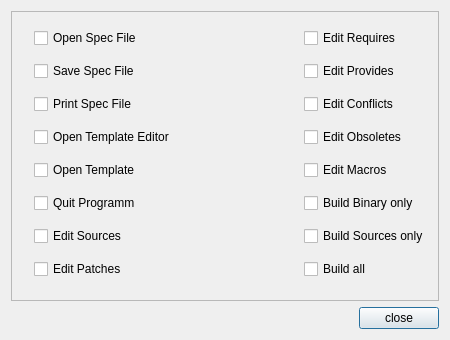
<?xml version="1.0" encoding="UTF-8"?>
<ui version="4.0">
 <class>configToolBarDialog</class>
 <widget class="QDialog" name="configToolBarDialog">
  <property name="geometry">
   <rect>
    <x>0</x>
    <y>0</y>
    <width>450</width>
    <height>340</height>
   </rect>
  </property>
  <property name="minimumSize">
   <size>
    <width>450</width>
    <height>340</height>
   </size>
  </property>
  <property name="maximumSize">
   <size>
    <width>450</width>
    <height>340</height>
   </size>
  </property>
  <property name="windowTitle">
   <string>Config Toolbar</string>
  </property>
  <layout class="QGridLayout" name="gridLayout_2">
   <item row="0" column="0" colspan="2">
    <widget class="QFrame" name="frame">
     <property name="frameShape">
      <enum>QFrame::StyledPanel</enum>
     </property>
     <property name="frameShadow">
      <enum>QFrame::Raised</enum>
     </property>
     <layout class="QGridLayout" name="gridLayout">
      <item row="0" column="0">
       <widget class="QLabel" name="label">
        <property name="text">
         <string/>
        </property>
        <property name="pixmap">
         <pixmap resource="../src/icons.qrc">:/icon/icons/open.png</pixmap>
        </property>
        <property name="scaledContents">
         <bool>false</bool>
        </property>
       </widget>
      </item>
      <item row="0" column="1">
       <widget class="QCheckBox" name="checkBox">
        <property name="text">
         <string>Open Spec File</string>
        </property>
       </widget>
      </item>
      <item row="0" column="2">
       <spacer name="horizontalSpacer_2">
        <property name="orientation">
         <enum>Qt::Horizontal</enum>
        </property>
        <property name="sizeHint" stdset="0">
         <size>
          <width>73</width>
          <height>20</height>
         </size>
        </property>
       </spacer>
      </item>
      <item row="0" column="3">
       <widget class="QLabel" name="label_9">
        <property name="text">
         <string/>
        </property>
        <property name="pixmap">
         <pixmap resource="../src/icons.qrc">:/icon/icons/require.png</pixmap>
        </property>
        <property name="scaledContents">
         <bool>false</bool>
        </property>
       </widget>
      </item>
      <item row="0" column="4">
       <widget class="QCheckBox" name="checkBox_9">
        <property name="text">
         <string>Edit Requires</string>
        </property>
       </widget>
      </item>
      <item row="1" column="0">
       <widget class="QLabel" name="label_2">
        <property name="text">
         <string/>
        </property>
        <property name="pixmap">
         <pixmap resource="../src/icons.qrc">:/icon/icons/save.png</pixmap>
        </property>
        <property name="scaledContents">
         <bool>false</bool>
        </property>
       </widget>
      </item>
      <item row="1" column="1">
       <widget class="QCheckBox" name="checkBox_2">
        <property name="text">
         <string>Save Spec File</string>
        </property>
       </widget>
      </item>
      <item row="1" column="2">
       <spacer name="horizontalSpacer_3">
        <property name="orientation">
         <enum>Qt::Horizontal</enum>
        </property>
        <property name="sizeHint" stdset="0">
         <size>
          <width>73</width>
          <height>20</height>
         </size>
        </property>
       </spacer>
      </item>
      <item row="1" column="3">
       <widget class="QLabel" name="label_10">
        <property name="text">
         <string/>
        </property>
        <property name="pixmap">
         <pixmap resource="../src/icons.qrc">:/icon/icons/provides.png</pixmap>
        </property>
        <property name="scaledContents">
         <bool>false</bool>
        </property>
       </widget>
      </item>
      <item row="1" column="4">
       <widget class="QCheckBox" name="checkBox_10">
        <property name="text">
         <string>Edit Provides</string>
        </property>
       </widget>
      </item>
      <item row="2" column="0">
       <widget class="QLabel" name="label_3">
        <property name="text">
         <string/>
        </property>
        <property name="pixmap">
         <pixmap resource="../src/icons.qrc">:/icon/icons/print.png</pixmap>
        </property>
        <property name="scaledContents">
         <bool>false</bool>
        </property>
       </widget>
      </item>
      <item row="2" column="1">
       <widget class="QCheckBox" name="checkBox_3">
        <property name="text">
         <string>Print Spec File</string>
        </property>
       </widget>
      </item>
      <item row="2" column="2">
       <spacer name="horizontalSpacer_4">
        <property name="orientation">
         <enum>Qt::Horizontal</enum>
        </property>
        <property name="sizeHint" stdset="0">
         <size>
          <width>73</width>
          <height>20</height>
         </size>
        </property>
       </spacer>
      </item>
      <item row="2" column="3">
       <widget class="QLabel" name="label_11">
        <property name="text">
         <string/>
        </property>
        <property name="pixmap">
         <pixmap resource="../src/icons.qrc">:/icon/icons/conflicts.png</pixmap>
        </property>
        <property name="scaledContents">
         <bool>false</bool>
        </property>
       </widget>
      </item>
      <item row="2" column="4">
       <widget class="QCheckBox" name="checkBox_11">
        <property name="text">
         <string>Edit Conflicts</string>
        </property>
       </widget>
      </item>
      <item row="3" column="0">
       <widget class="QLabel" name="label_4">
        <property name="text">
         <string/>
        </property>
        <property name="pixmap">
         <pixmap resource="../src/icons.qrc">:/icon/icons/settings.png</pixmap>
        </property>
        <property name="scaledContents">
         <bool>false</bool>
        </property>
       </widget>
      </item>
      <item row="3" column="1">
       <widget class="QCheckBox" name="checkBox_4">
        <property name="text">
         <string>Open Template Editor</string>
        </property>
       </widget>
      </item>
      <item row="3" column="2">
       <spacer name="horizontalSpacer_5">
        <property name="orientation">
         <enum>Qt::Horizontal</enum>
        </property>
        <property name="sizeHint" stdset="0">
         <size>
          <width>73</width>
          <height>20</height>
         </size>
        </property>
       </spacer>
      </item>
      <item row="3" column="3">
       <widget class="QLabel" name="label_12">
        <property name="text">
         <string/>
        </property>
        <property name="pixmap">
         <pixmap resource="../src/icons.qrc">:/icon/icons/obsolete.png</pixmap>
        </property>
        <property name="scaledContents">
         <bool>false</bool>
        </property>
       </widget>
      </item>
      <item row="3" column="4">
       <widget class="QCheckBox" name="checkBox_12">
        <property name="text">
         <string>Edit Obsoletes</string>
        </property>
       </widget>
      </item>
      <item row="4" column="0">
       <widget class="QLabel" name="label_5">
        <property name="text">
         <string/>
        </property>
        <property name="pixmap">
         <pixmap resource="../src/icons.qrc">:/icon/icons/open.png</pixmap>
        </property>
        <property name="scaledContents">
         <bool>false</bool>
        </property>
       </widget>
      </item>
      <item row="4" column="1">
       <widget class="QCheckBox" name="checkBox_5">
        <property name="text">
         <string>Open Template</string>
        </property>
       </widget>
      </item>
      <item row="4" column="2">
       <spacer name="horizontalSpacer_6">
        <property name="orientation">
         <enum>Qt::Horizontal</enum>
        </property>
        <property name="sizeHint" stdset="0">
         <size>
          <width>73</width>
          <height>20</height>
         </size>
        </property>
       </spacer>
      </item>
      <item row="4" column="3">
       <widget class="QLabel" name="label_13">
        <property name="text">
         <string/>
        </property>
        <property name="pixmap">
         <pixmap resource="../src/icons.qrc">:/icon/icons/showmacros.png</pixmap>
        </property>
        <property name="scaledContents">
         <bool>false</bool>
        </property>
       </widget>
      </item>
      <item row="4" column="4">
       <widget class="QCheckBox" name="checkBox_13">
        <property name="text">
         <string>Edit Macros</string>
        </property>
       </widget>
      </item>
      <item row="5" column="0">
       <widget class="QLabel" name="label_6">
        <property name="text">
         <string/>
        </property>
        <property name="pixmap">
         <pixmap resource="../src/icons.qrc">:/icon/icons/exit.png</pixmap>
        </property>
        <property name="scaledContents">
         <bool>false</bool>
        </property>
       </widget>
      </item>
      <item row="5" column="1">
       <widget class="QCheckBox" name="checkBox_6">
        <property name="text">
         <string>Quit Programm</string>
        </property>
       </widget>
      </item>
      <item row="5" column="2">
       <spacer name="horizontalSpacer_7">
        <property name="orientation">
         <enum>Qt::Horizontal</enum>
        </property>
        <property name="sizeHint" stdset="0">
         <size>
          <width>73</width>
          <height>20</height>
         </size>
        </property>
       </spacer>
      </item>
      <item row="5" column="3">
       <widget class="QLabel" name="label_14">
        <property name="text">
         <string/>
        </property>
        <property name="pixmap">
         <pixmap resource="../src/icons.qrc">:/icon/icons/binary.png</pixmap>
        </property>
        <property name="scaledContents">
         <bool>false</bool>
        </property>
       </widget>
      </item>
      <item row="5" column="4">
       <widget class="QCheckBox" name="checkBox_14">
        <property name="text">
         <string>Build Binary only</string>
        </property>
       </widget>
      </item>
      <item row="6" column="0">
       <widget class="QLabel" name="label_7">
        <property name="text">
         <string/>
        </property>
        <property name="pixmap">
         <pixmap resource="../src/icons.qrc">:/icon/icons/editsources.png</pixmap>
        </property>
        <property name="scaledContents">
         <bool>false</bool>
        </property>
       </widget>
      </item>
      <item row="6" column="1">
       <widget class="QCheckBox" name="checkBox_7">
        <property name="text">
         <string>Edit Sources</string>
        </property>
       </widget>
      </item>
      <item row="6" column="2">
       <spacer name="horizontalSpacer_8">
        <property name="orientation">
         <enum>Qt::Horizontal</enum>
        </property>
        <property name="sizeHint" stdset="0">
         <size>
          <width>73</width>
          <height>20</height>
         </size>
        </property>
       </spacer>
      </item>
      <item row="6" column="3">
       <widget class="QLabel" name="label_15">
        <property name="text">
         <string/>
        </property>
        <property name="pixmap">
         <pixmap resource="../src/icons.qrc">:/icon/icons/source.png</pixmap>
        </property>
        <property name="scaledContents">
         <bool>false</bool>
        </property>
       </widget>
      </item>
      <item row="6" column="4">
       <widget class="QCheckBox" name="checkBox_15">
        <property name="text">
         <string>Build Sources only</string>
        </property>
       </widget>
      </item>
      <item row="7" column="0">
       <widget class="QLabel" name="label_8">
        <property name="text">
         <string/>
        </property>
        <property name="pixmap">
         <pixmap resource="../src/icons.qrc">:/icon/icons/editpatches.png</pixmap>
        </property>
        <property name="scaledContents">
         <bool>false</bool>
        </property>
       </widget>
      </item>
      <item row="7" column="1">
       <widget class="QCheckBox" name="checkBox_8">
        <property name="text">
         <string>Edit Patches</string>
        </property>
       </widget>
      </item>
      <item row="7" column="2">
       <spacer name="horizontalSpacer_9">
        <property name="orientation">
         <enum>Qt::Horizontal</enum>
        </property>
        <property name="sizeHint" stdset="0">
         <size>
          <width>73</width>
          <height>20</height>
         </size>
        </property>
       </spacer>
      </item>
      <item row="7" column="3">
       <widget class="QLabel" name="label_16">
        <property name="text">
         <string/>
        </property>
        <property name="pixmap">
         <pixmap resource="../src/icons.qrc">:/icon/icons/both.png</pixmap>
        </property>
        <property name="scaledContents">
         <bool>false</bool>
        </property>
       </widget>
      </item>
      <item row="7" column="4">
       <widget class="QCheckBox" name="checkBox_16">
        <property name="text">
         <string>Build all</string>
        </property>
       </widget>
      </item>
     </layout>
    </widget>
   </item>
   <item row="1" column="0">
    <spacer name="horizontalSpacer">
     <property name="orientation">
      <enum>Qt::Horizontal</enum>
     </property>
     <property name="sizeHint" stdset="0">
      <size>
       <width>372</width>
       <height>20</height>
      </size>
     </property>
    </spacer>
   </item>
   <item row="1" column="1">
    <widget class="QPushButton" name="pushButton">
     <property name="text">
      <string>close</string>
     </property>
    </widget>
   </item>
  </layout>
 </widget>
 <resources>
  <include location="../src/icons.qrc"/>
 </resources>
 <connections>
  <connection>
   <sender>pushButton</sender>
   <signal>clicked()</signal>
   <receiver>configToolBarDialog</receiver>
   <slot>slot_closeButtonClicked()</slot>
   <hints>
    <hint type="sourcelabel">
     <x>394</x>
     <y>327</y>
    </hint>
    <hint type="destinationlabel">
     <x>352</x>
     <y>320</y>
    </hint>
   </hints>
  </connection>
 </connections>
 <slots>
  <slot>slot_closeButtonClicked()</slot>
 </slots>
</ui>
